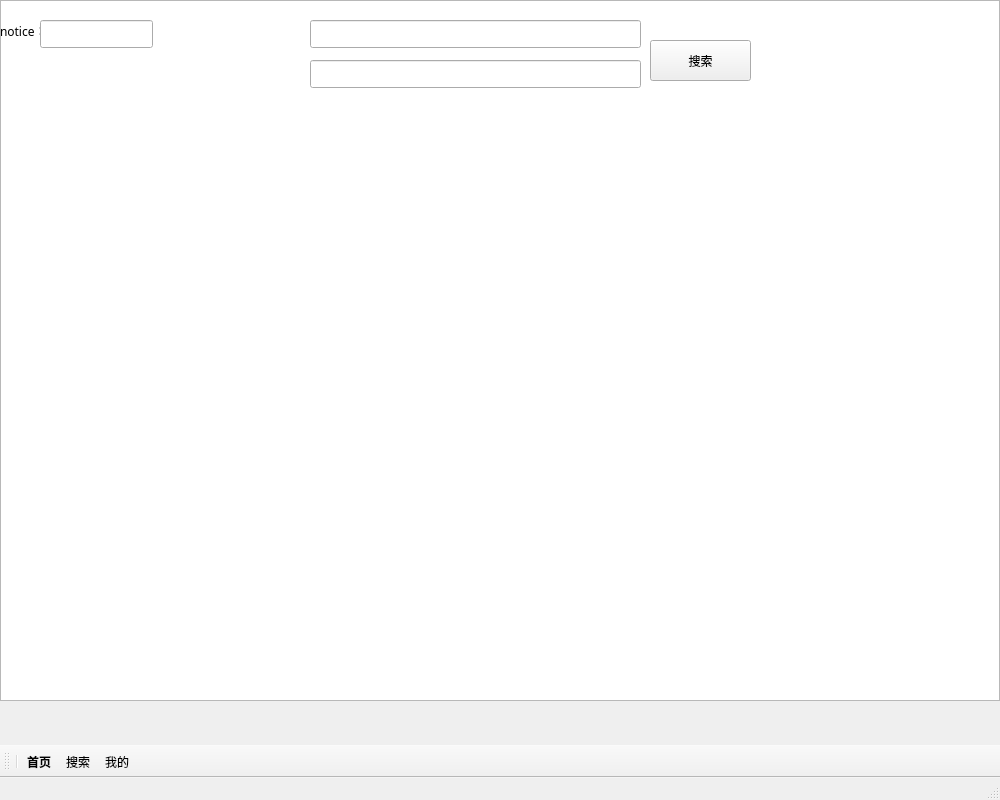
<?xml version="1.0" encoding="UTF-8"?>
<ui version="4.0">
 <class>negvator</class>
 <widget class="QMainWindow" name="negvator">
  <property name="geometry">
   <rect>
    <x>0</x>
    <y>0</y>
    <width>1000</width>
    <height>800</height>
   </rect>
  </property>
  <property name="windowTitle">
   <string>negvator</string>
  </property>
  <property name="documentMode">
   <bool>false</bool>
  </property>
  <widget class="QWidget" name="centralwidget">
   <widget class="MyGraphicsView" name="mapView">
    <property name="geometry">
     <rect>
      <x>0</x>
      <y>0</y>
      <width>1000</width>
      <height>701</height>
     </rect>
    </property>
    <property name="maximumSize">
     <size>
      <width>2560</width>
      <height>1440</height>
     </size>
    </property>
   </widget>
   <widget class="QPushButton" name="pushButton">
    <property name="geometry">
     <rect>
      <x>650</x>
      <y>40</y>
      <width>101</width>
      <height>41</height>
     </rect>
    </property>
    <property name="font">
     <font>
      <family>华文行楷</family>
     </font>
    </property>
    <property name="cursor">
     <cursorShape>WaitCursor</cursorShape>
    </property>
    <property name="text">
     <string>搜索</string>
    </property>
    <property name="icon">
     <iconset>
      <normalon>:/new/prefix1/resource/search.png</normalon>
     </iconset>
    </property>
   </widget>
   <widget class="QLineEdit" name="src">
    <property name="geometry">
     <rect>
      <x>310</x>
      <y>20</y>
      <width>331</width>
      <height>28</height>
     </rect>
    </property>
    <property name="font">
     <font>
      <family>华文隶书</family>
     </font>
    </property>
    <property name="cursor">
     <cursorShape>OpenHandCursor</cursorShape>
    </property>
    <property name="text">
     <string/>
    </property>
   </widget>
   <widget class="QLineEdit" name="dest">
    <property name="geometry">
     <rect>
      <x>310</x>
      <y>60</y>
      <width>331</width>
      <height>28</height>
     </rect>
    </property>
    <property name="font">
     <font>
      <family>华文隶书</family>
     </font>
    </property>
    <property name="cursor">
     <cursorShape>OpenHandCursor</cursorShape>
    </property>
    <property name="text">
     <string/>
    </property>
   </widget>
   <widget class="QLabel" name="label">
    <property name="geometry">
     <rect>
      <x>0</x>
      <y>20</y>
      <width>72</width>
      <height>21</height>
     </rect>
    </property>
    <property name="font">
     <font>
      <family>华文行楷</family>
     </font>
    </property>
    <property name="text">
     <string>notice：</string>
    </property>
   </widget>
   <widget class="QLineEdit" name="notice">
    <property name="geometry">
     <rect>
      <x>40</x>
      <y>20</y>
      <width>113</width>
      <height>28</height>
     </rect>
    </property>
   </widget>
  </widget>
  <widget class="QStatusBar" name="statusbar"/>
  <widget class="QToolBar" name="toolBar">
   <property name="windowTitle">
    <string>toolBar</string>
   </property>
   <property name="iconSize">
    <size>
     <width>300</width>
     <height>40</height>
    </size>
   </property>
   <property name="toolButtonStyle">
    <enum>Qt::ToolButtonTextUnderIcon</enum>
   </property>
   <attribute name="toolBarArea">
    <enum>BottomToolBarArea</enum>
   </attribute>
   <attribute name="toolBarBreak">
    <bool>false</bool>
   </attribute>
   <addaction name="separator"/>
   <addaction name="mainWindow"/>
   <addaction name="search"/>
   <addaction name="user"/>
  </widget>
  <action name="mainWindow">
   <property name="checkable">
    <bool>false</bool>
   </property>
   <property name="checked">
    <bool>false</bool>
   </property>
   <property name="icon">
    <iconset resource="scr1.qrc">
     <normaloff>:/new/prefix1/resource/manue.png</normaloff>:/new/prefix1/resource/manue.png</iconset>
   </property>
   <property name="text">
    <string>首页</string>
   </property>
   <property name="toolTip">
    <string>地图首页</string>
   </property>
   <property name="font">
    <font>
     <bold>true</bold>
    </font>
   </property>
   <property name="visible">
    <bool>true</bool>
   </property>
   <property name="menuRole">
    <enum>QAction::NoRole</enum>
   </property>
  </action>
  <action name="user">
   <property name="icon">
    <iconset resource="scr1.qrc">
     <normaloff>:/new/prefix1/resource/user.png</normaloff>:/new/prefix1/resource/user.png</iconset>
   </property>
   <property name="text">
    <string>我的</string>
   </property>
   <property name="menuRole">
    <enum>QAction::NoRole</enum>
   </property>
  </action>
  <action name="search">
   <property name="checkable">
    <bool>true</bool>
   </property>
   <property name="checked">
    <bool>false</bool>
   </property>
   <property name="icon">
    <iconset resource="scr1.qrc">
     <normaloff>:/new/prefix1/resource/search.png</normaloff>:/new/prefix1/resource/search.png</iconset>
   </property>
   <property name="text">
    <string>搜索</string>
   </property>
   <property name="statusTip">
    <string/>
   </property>
   <property name="whatsThis">
    <string/>
   </property>
   <property name="shortcut">
    <string/>
   </property>
   <property name="autoRepeat">
    <bool>false</bool>
   </property>
  </action>
 </widget>
 <customwidgets>
  <customwidget>
   <class>MyGraphicsView</class>
   <extends>QGraphicsView</extends>
   <header location="global">mygraphicsview.h</header>
  </customwidget>
 </customwidgets>
 <resources>
  <include location="scr1.qrc"/>
 </resources>
 <connections/>
</ui>
